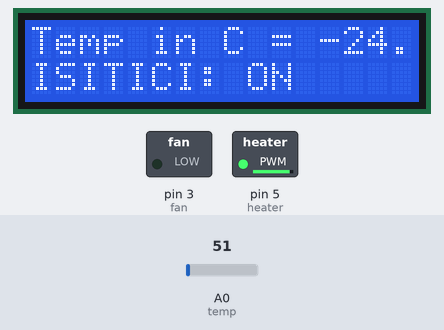
This sketch was run on a simulated Arduino Uno, built with avr-gcc and run on an emulated ATmega328P. On the bench: 16×2 character LCD, switched loads named in the sketch (green lamp = pin HIGH). The inputs (shaded band) are chosen by the test bench; at power-on: A0 (temp) = 51.

Above: at 1.2 s.
1.3 s: A0 (temp) set to 89
At 1.9 s:
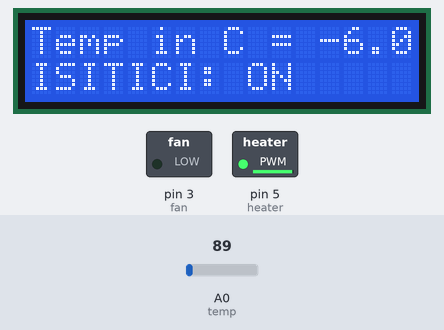
2.8 s: A0 (temp) set to 100
At 4.0 s:
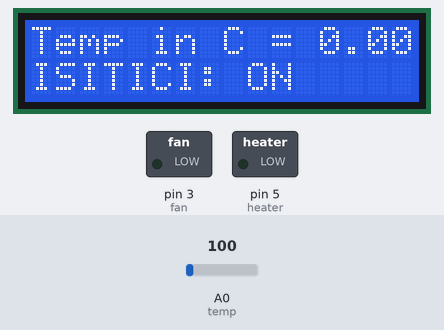
4.3 s: A0 (temp) set to 163
At 6.4 s:
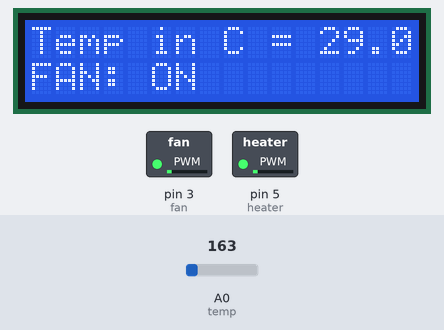
6.9 s: A0 (temp) set to 86
At 7.8 s:
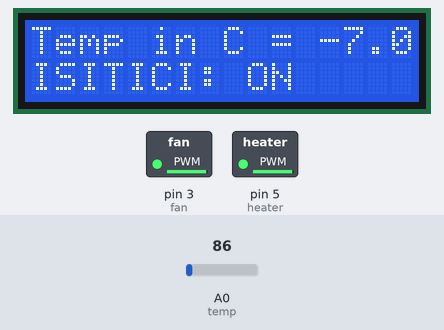
8.4 s: A0 (temp) set to 112
At 9.6 s:
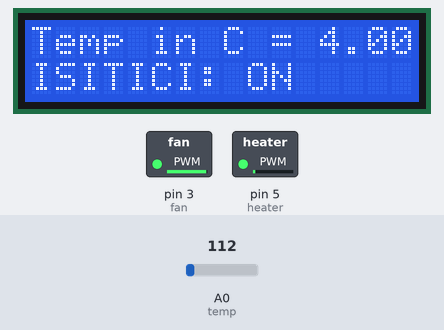
Timing chart, 0 to 10.9 s (numbered marks = the images above; inputs shaded):
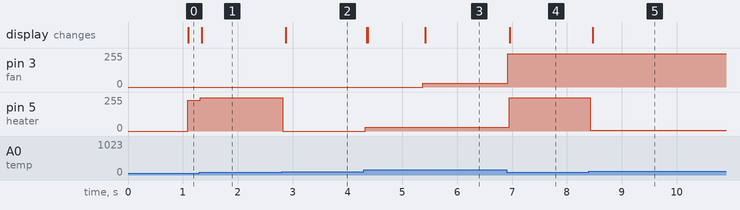

Measured:
- the behaviour switches between 99 and 100 on A0 (temp) (found by bisection; images 1 and 2)
- after the input at 1.3 s, pin 5 (heater): 232/255 → 250/255 at once; the display: changes at once (image 1)
- after the input at 2.8 s, pin 5 (heater): 250/255 → 0/255 at once; the display: changes after 0.07 s (image 2)
- after the input at 4.3 s, pin 3 (fan): 0/255 → 29/255 after 1.1 s; pin 5 (heater): 0/255 → 29/255 at once; the display: first changes after 0.06 s (image 3 shows a later state)
- after the input at 6.9 s, pin 3 (fan): 29/255 → 249/255 at once; pin 5 (heater): 29/255 → 249/255 after 0.05 s; the display: changes after 0.06 s (image 4)
- after the input at 8.4 s, pin 5 (heater): 249/255 → 4/255 at once; the display: changes after 0.07 s (image 5)

The sketch:

aquarium_temperature_control1.ino
```cpp
#include <Adafruit_LiquidCrystal.h>
// C++ code
//


#define temp A0
#define heater 5
#define fan 3

float val=0;
Adafruit_LiquidCrystal lcd(0);
void setup()
{
  lcd.begin(16,2);
  lcd.setBacklight(1);
  lcd.print("Temp ");

  pinMode(temp, INPUT);
  pinMode(heater, OUTPUT);
  pinMode(fan, OUTPUT);
}

void loop()
{

  val = analogRead(temp);

  val=map(val,102,358,0,125);
  lcd.setCursor(0,0);
  lcd.print("Temp in C = ");
  lcd.print(val);
  delay(1000);

  while(val>24)
  {
    val = analogRead(temp);
    val=map(val,102,358,0,125);
    lcd.setCursor(0,1);
    analogWrite(fan, val );
    lcd.print("FAN: ON");
    lcd.setCursor(0,0);
    lcd.print("Temp in C = ");
    lcd.print(val);


  }

  while(val<20)
  {
    val = analogRead(temp);
    val=map(val,102,358,0,125);
    lcd.setCursor(0,1);
    analogWrite(heater, val);
    lcd.print("ISITICI: ON");
    lcd.setCursor(0,0);
    lcd.print("Temp in C = ");
    lcd.print(val);


  }

  lcd.clear();


}
```
